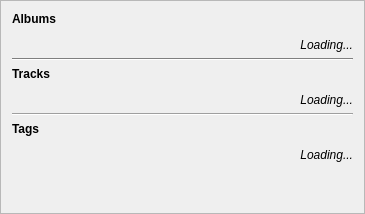
           <widget class="QFrame" name="frame_3">
            <property name="minimumSize">
             <size>
              <width>365</width>
              <height>0</height>
             </size>
            </property>
            <property name="maximumSize">
             <size>
              <width>365</width>
              <height>16777215</height>
             </size>
            </property>
            <property name="frameShape">
             <enum>QFrame::StyledPanel</enum>
            </property>
            <property name="frameShadow">
             <enum>QFrame::Raised</enum>
            </property>
            <layout class="QVBoxLayout" name="verticalLayout">
             <item>
              <widget class="QLabel" name="label_5">
               <property name="sizePolicy">
                <sizepolicy hsizetype="Preferred" vsizetype="Maximum">
                 <horstretch>0</horstretch>
                 <verstretch>0</verstretch>
                </sizepolicy>
               </property>
               <property name="text">
                <string>&lt;B&gt;Albums&lt;/B&gt;</string>
               </property>
              </widget>
             </item>
             <item>
              <widget class="HGrowingWidget" name="widget_albums" native="true">
               <property name="sizePolicy">
                <sizepolicy hsizetype="Preferred" vsizetype="Maximum">
                 <horstretch>0</horstretch>
                 <verstretch>0</verstretch>
                </sizepolicy>
               </property>
              </widget>
             </item>
             <item>
              <widget class="QLabel" name="label_moreAlbums">
               <property name="sizePolicy">
                <sizepolicy hsizetype="Preferred" vsizetype="Maximum">
                 <horstretch>0</horstretch>
                 <verstretch>0</verstretch>
                </sizepolicy>
               </property>
               <property name="text">
                <string>&lt;p align=&quot;right&quot;&gt;&lt;I&gt;Loading...</string>
               </property>
              </widget>
             </item>
             <item>
              <widget class="Line" name="line">
               <property name="palette">
                <palette>
                 <active>
                  <colorrole role="WindowText">
                   <brush brushstyle="SolidPattern">
                    <color alpha="255">
                     <red>0</red>
                     <green>0</green>
                     <blue>0</blue>
                    </color>
                   </brush>
                  </colorrole>
                  <colorrole role="Button">
                   <brush brushstyle="SolidPattern">
                    <color alpha="255">
                     <red>255</red>
                     <green>255</green>
                     <blue>255</blue>
                    </color>
                   </brush>
                  </colorrole>
                  <colorrole role="Light">
                   <brush brushstyle="SolidPattern">
                    <color alpha="255">
                     <red>255</red>
                     <green>255</green>
                     <blue>255</blue>
                    </color>
                   </brush>
                  </colorrole>
                  <colorrole role="Midlight">
                   <brush brushstyle="SolidPattern">
                    <color alpha="255">
                     <red>255</red>
                     <green>255</green>
                     <blue>255</blue>
                    </color>
                   </brush>
                  </colorrole>
                  <colorrole role="Dark">
                   <brush brushstyle="SolidPattern">
                    <color alpha="255">
                     <red>127</red>
                     <green>127</green>
                     <blue>127</blue>
                    </color>
                   </brush>
                  </colorrole>
                  <colorrole role="Mid">
                   <brush brushstyle="SolidPattern">
                    <color alpha="255">
                     <red>170</red>
                     <green>170</green>
                     <blue>170</blue>
                    </color>
                   </brush>
                  </colorrole>
                  <colorrole role="Text">
                   <brush brushstyle="SolidPattern">
                    <color alpha="255">
                     <red>0</red>
                     <green>0</green>
                     <blue>0</blue>
                    </color>
                   </brush>
                  </colorrole>
                  <colorrole role="BrightText">
                   <brush brushstyle="SolidPattern">
                    <color alpha="255">
                     <red>255</red>
                     <green>255</green>
                     <blue>255</blue>
                    </color>
                   </brush>
                  </colorrole>
                  <colorrole role="ButtonText">
                   <brush brushstyle="SolidPattern">
                    <color alpha="255">
                     <red>0</red>
                     <green>0</green>
                     <blue>0</blue>
                    </color>
                   </brush>
                  </colorrole>
                  <colorrole role="Base">
                   <brush brushstyle="SolidPattern">
                    <color alpha="255">
                     <red>255</red>
                     <green>255</green>
                     <blue>255</blue>
                    </color>
                   </brush>
                  </colorrole>
                  <colorrole role="Window">
                   <brush brushstyle="SolidPattern">
                    <color alpha="255">
                     <red>255</red>
                     <green>255</green>
                     <blue>255</blue>
                    </color>
                   </brush>
                  </colorrole>
                  <colorrole role="Shadow">
                   <brush brushstyle="SolidPattern">
                    <color alpha="255">
                     <red>0</red>
                     <green>0</green>
                     <blue>0</blue>
                    </color>
                   </brush>
                  </colorrole>
                  <colorrole role="AlternateBase">
                   <brush brushstyle="SolidPattern">
                    <color alpha="255">
                     <red>255</red>
                     <green>255</green>
                     <blue>255</blue>
                    </color>
                   </brush>
                  </colorrole>
                  <colorrole role="ToolTipBase">
                   <brush brushstyle="SolidPattern">
                    <color alpha="255">
                     <red>255</red>
                     <green>255</green>
                     <blue>220</blue>
                    </color>
                   </brush>
                  </colorrole>
                  <colorrole role="ToolTipText">
                   <brush brushstyle="SolidPattern">
                    <color alpha="255">
                     <red>0</red>
                     <green>0</green>
                     <blue>0</blue>
                    </color>
                   </brush>
                  </colorrole>
                 </active>
                 <inactive>
                  <colorrole role="WindowText">
                   <brush brushstyle="SolidPattern">
                    <color alpha="255">
                     <red>0</red>
                     <green>0</green>
                     <blue>0</blue>
                    </color>
                   </brush>
                  </colorrole>
                  <colorrole role="Button">
                   <brush brushstyle="SolidPattern">
                    <color alpha="255">
                     <red>255</red>
                     <green>255</green>
                     <blue>255</blue>
                    </color>
                   </brush>
                  </colorrole>
                  <colorrole role="Light">
                   <brush brushstyle="SolidPattern">
                    <color alpha="255">
                     <red>255</red>
                     <green>255</green>
                     <blue>255</blue>
                    </color>
                   </brush>
                  </colorrole>
                  <colorrole role="Midlight">
                   <brush brushstyle="SolidPattern">
                    <color alpha="255">
                     <red>255</red>
                     <green>255</green>
                     <blue>255</blue>
                    </color>
                   </brush>
                  </colorrole>
                  <colorrole role="Dark">
                   <brush brushstyle="SolidPattern">
                    <color alpha="255">
                     <red>127</red>
                     <green>127</green>
                     <blue>127</blue>
                    </color>
                   </brush>
                  </colorrole>
                  <colorrole role="Mid">
                   <brush brushstyle="SolidPattern">
                    <color alpha="255">
                     <red>170</red>
                     <green>170</green>
                     <blue>170</blue>
                    </color>
                   </brush>
                  </colorrole>
                  <colorrole role="Text">
                   <brush brushstyle="SolidPattern">
                    <color alpha="255">
                     <red>0</red>
                     <green>0</green>
                     <blue>0</blue>
                    </color>
                   </brush>
                  </colorrole>
                  <colorrole role="BrightText">
                   <brush brushstyle="SolidPattern">
                    <color alpha="255">
                     <red>255</red>
                     <green>255</green>
                     <blue>255</blue>
                    </color>
                   </brush>
                  </colorrole>
                  <colorrole role="ButtonText">
                   <brush brushstyle="SolidPattern">
                    <color alpha="255">
                     <red>0</red>
                     <green>0</green>
                     <blue>0</blue>
                    </color>
                   </brush>
                  </colorrole>
                  <colorrole role="Base">
                   <brush brushstyle="SolidPattern">
                    <color alpha="255">
                     <red>255</red>
                     <green>255</green>
                     <blue>255</blue>
                    </color>
                   </brush>
                  </colorrole>
                  <colorrole role="Window">
                   <brush brushstyle="SolidPattern">
                    <color alpha="255">
                     <red>255</red>
                     <green>255</green>
                     <blue>255</blue>
                    </color>
                   </brush>
                  </colorrole>
                  <colorrole role="Shadow">
                   <brush brushstyle="SolidPattern">
                    <color alpha="255">
                     <red>0</red>
                     <green>0</green>
                     <blue>0</blue>
                    </color>
                   </brush>
                  </colorrole>
                  <colorrole role="AlternateBase">
                   <brush brushstyle="SolidPattern">
                    <color alpha="255">
                     <red>255</red>
                     <green>255</green>
                     <blue>255</blue>
                    </color>
                   </brush>
                  </colorrole>
                  <colorrole role="ToolTipBase">
                   <brush brushstyle="SolidPattern">
                    <color alpha="255">
                     <red>255</red>
                     <green>255</green>
                     <blue>220</blue>
                    </color>
                   </brush>
                  </colorrole>
                  <colorrole role="ToolTipText">
                   <brush brushstyle="SolidPattern">
                    <color alpha="255">
                     <red>0</red>
                     <green>0</green>
                     <blue>0</blue>
                    </color>
                   </brush>
                  </colorrole>
                 </inactive>
                 <disabled>
                  <colorrole role="WindowText">
                   <brush brushstyle="SolidPattern">
                    <color alpha="255">
                     <red>127</red>
                     <green>127</green>
                     <blue>127</blue>
                    </color>
                   </brush>
                  </colorrole>
                  <colorrole role="Button">
                   <brush brushstyle="SolidPattern">
                    <color alpha="255">
                     <red>255</red>
                     <green>255</green>
                     <blue>255</blue>
                    </color>
                   </brush>
                  </colorrole>
                  <colorrole role="Light">
                   <brush brushstyle="SolidPattern">
                    <color alpha="255">
                     <red>255</red>
                     <green>255</green>
                     <blue>255</blue>
                    </color>
                   </brush>
                  </colorrole>
                  <colorrole role="Midlight">
                   <brush brushstyle="SolidPattern">
                    <color alpha="255">
                     <red>255</red>
                     <green>255</green>
                     <blue>255</blue>
                    </color>
                   </brush>
                  </colorrole>
                  <colorrole role="Dark">
                   <brush brushstyle="SolidPattern">
                    <color alpha="255">
                     <red>127</red>
                     <green>127</green>
                     <blue>127</blue>
                    </color>
                   </brush>
                  </colorrole>
                  <colorrole role="Mid">
                   <brush brushstyle="SolidPattern">
                    <color alpha="255">
                     <red>170</red>
                     <green>170</green>
                     <blue>170</blue>
                    </color>
                   </brush>
                  </colorrole>
                  <colorrole role="Text">
                   <brush brushstyle="SolidPattern">
                    <color alpha="255">
                     <red>127</red>
                     <green>127</green>
                     <blue>127</blue>
                    </color>
                   </brush>
                  </colorrole>
                  <colorrole role="BrightText">
                   <brush brushstyle="SolidPattern">
                    <color alpha="255">
                     <red>255</red>
                     <green>255</green>
                     <blue>255</blue>
                    </color>
                   </brush>
                  </colorrole>
                  <colorrole role="ButtonText">
                   <brush brushstyle="SolidPattern">
                    <color alpha="255">
                     <red>127</red>
                     <green>127</green>
                     <blue>127</blue>
                    </color>
                   </brush>
                  </colorrole>
                  <colorrole role="Base">
                   <brush brushstyle="SolidPattern">
                    <color alpha="255">
                     <red>255</red>
                     <green>255</green>
                     <blue>255</blue>
                    </color>
                   </brush>
                  </colorrole>
                  <colorrole role="Window">
                   <brush brushstyle="SolidPattern">
                    <color alpha="255">
                     <red>255</red>
                     <green>255</green>
                     <blue>255</blue>
                    </color>
                   </brush>
                  </colorrole>
                  <colorrole role="Shadow">
                   <brush brushstyle="SolidPattern">
                    <color alpha="255">
                     <red>0</red>
                     <green>0</green>
                     <blue>0</blue>
                    </color>
                   </brush>
                  </colorrole>
                  <colorrole role="AlternateBase">
                   <brush brushstyle="SolidPattern">
                    <color alpha="255">
                     <red>255</red>
                     <green>255</green>
                     <blue>255</blue>
                    </color>
                   </brush>
                  </colorrole>
                  <colorrole role="ToolTipBase">
                   <brush brushstyle="SolidPattern">
                    <color alpha="255">
                     <red>255</red>
                     <green>255</green>
                     <blue>220</blue>
                    </color>
                   </brush>
                  </colorrole>
                  <colorrole role="ToolTipText">
                   <brush brushstyle="SolidPattern">
                    <color alpha="255">
                     <red>0</red>
                     <green>0</green>
                     <blue>0</blue>
                    </color>
                   </brush>
                  </colorrole>
                 </disabled>
                </palette>
               </property>
               <property name="orientation">
                <enum>Qt::Horizontal</enum>
               </property>
              </widget>
             </item>
             <item>
              <widget class="QLabel" name="label_7">
               <property name="sizePolicy">
                <sizepolicy hsizetype="Maximum" vsizetype="Maximum">
                 <horstretch>0</horstretch>
                 <verstretch>0</verstretch>
                </sizepolicy>
               </property>
               <property name="text">
                <string>&lt;B&gt;Tracks</string>
               </property>
              </widget>
             </item>
             <item>
              <widget class="HGrowingWidget" name="widget_tracks" native="true">
               <property name="sizePolicy">
                <sizepolicy hsizetype="Preferred" vsizetype="Maximum">
                 <horstretch>0</horstretch>
                 <verstretch>0</verstretch>
                </sizepolicy>
               </property>
              </widget>
             </item>
             <item>
              <widget class="QLabel" name="label_moreTracks">
               <property name="text">
                <string>&lt;p align=&quot;right&quot;&gt;&lt;I&gt;Loading...</string>
               </property>
              </widget>
             </item>
             <item>
              <widget class="Line" name="line_2">
               <property name="orientation">
                <enum>Qt::Horizontal</enum>
               </property>
              </widget>
             </item>
             <item>
              <widget class="QLabel" name="label_3">
               <property name="text">
                <string>&lt;B&gt;Tags&lt;/B&gt;</string>
               </property>
              </widget>
             </item>
             <item>
              <widget class="HGrowingWidget" name="widget_tags" native="true">
               <property name="sizePolicy">
                <sizepolicy hsizetype="Preferred" vsizetype="Maximum">
                 <horstretch>0</horstretch>
                 <verstretch>0</verstretch>
                </sizepolicy>
               </property>
              </widget>
             </item>
             <item>
              <widget class="QLabel" name="label_moreTags">
               <property name="text">
                <string>&lt;p align=&quot;right&quot;&gt;&lt;I&gt;Loading...</string>
               </property>
              </widget>
             </item>
             <item>
              <spacer name="verticalSpacer">
               <property name="orientation">
                <enum>Qt::Vertical</enum>
               </property>
               <property name="sizeHint" stdset="0">
                <size>
                 <width>20</width>
                 <height>40</height>
                </size>
               </property>
              </spacer>
             </item>
            </layout>
           </widget>
